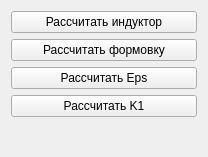
<?xml version="1.0" encoding="UTF-8"?>
<ui version="4.0">
 <class>Form</class>
 <widget class="QWidget" name="Form">
  <property name="geometry">
   <rect>
    <x>0</x>
    <y>0</y>
    <width>208</width>
    <height>157</height>
   </rect>
  </property>
  <property name="windowTitle">
   <string>Form</string>
  </property>
  <layout class="QVBoxLayout" name="verticalLayout_2">
   <item>
    <widget class="QPushButton" name="pushButtonInductor">
     <property name="text">
      <string>Рассчитать индуктор</string>
     </property>
    </widget>
   </item>
   <item>
    <widget class="QPushButton" name="pushButtonForm">
     <property name="text">
      <string>Рассчитать формовку</string>
     </property>
    </widget>
   </item>
   <item>
    <widget class="QPushButton" name="pushButtonEps">
     <property name="text">
      <string>Рассчитать Eps</string>
     </property>
    </widget>
   </item>
   <item>
    <widget class="QPushButton" name="pushButtonK1">
     <property name="text">
      <string>Рассчитать K1</string>
     </property>
    </widget>
   </item>
   <item>
    <spacer name="verticalSpacer">
     <property name="orientation">
      <enum>Qt::Vertical</enum>
     </property>
     <property name="sizeHint" stdset="0">
      <size>
       <width>20</width>
       <height>40</height>
      </size>
     </property>
    </spacer>
   </item>
  </layout>
 </widget>
 <resources/>
 <connections/>
</ui>
